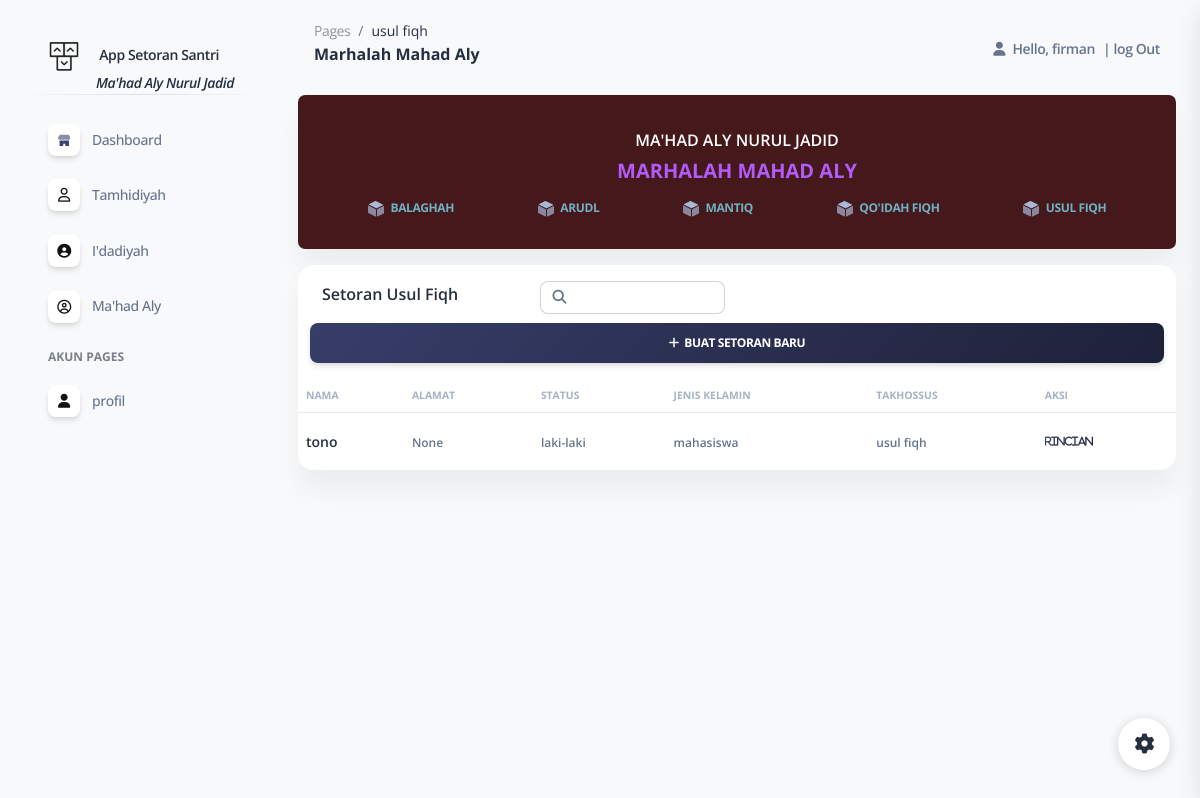
/usul (signed in), run on the app's committed database.
### appstor/models.py (models this page shows, shortened)
class Santri(models.Model):
    jenis={
        ('laki-laki','laki-laki'),
        ('perempuan','perempuan')
     }
    statusp={
        ('siswa','siswa'),
        ('mahasiswa','mahasiswa'),
        ('salaf','salaf')
     }
    marhalah={
        ('Tamhidiyah','Tamhidiyah'),
        ('Idadiyah','Idadiyah'),
        ('Mahad Aly','Mahad Aly'),
     }
    jns={
        ('nubzah','nubzah'),
        ('fathul qorib','fathul qorib'),
        ('fathul muin','fathul muin'),
        ('faroid','faroid'),
        ('arudl','arudl'),
        ('mantiq','mantiq'),
        ('balaghoh','balaghoh'),
        ('qowaid fiqh','qowaid fiqh'),
        ('usul fiqh','usul fiqh'),
     }
    nama = models.CharField(max_length=200, blank=False, null=True)
    alamat = models.CharField( max_length=200, blank=True, null=True)
    status = models.CharField(choices=statusp, max_length=200, blank=True, null=True)
    jk = models.CharField(choices=jenis, max_length=20, blank=True, null=True)
    marhalah= models.CharField(choices=marhalah, max_length=30, blank=True, null=True)
    takhossus = models.CharField(choices=jns, max_length=30, blank=True, null=True)

### appstor/views.py (the view)
@login_required(login_url='login')
def usul(request):
    list_usul = Santri.objects.all()
    filterusul = list_usul.filter(takhossus ='usul fiqh')
    filter_santri = SantriFilter(request.GET, queryset=filterusul)
    filterusul =filter_santri.qs
    context = {
        'judul' : 'Marhalah Mahad Aly',
        'menu': 'usul',
        'page': 'usul fiqh',
        'usul': filterusul,
        'filter_data_santri': filter_santri,
    }
    return render(request, 'data/usulfiqh.html', context)

### appstor/templates/data/usulfiqh.html (shortened to what this page needs)
{% extends "data/main.html" %}
{% block content %}
{% load static %}
{% load widget_tweaks %}
<div class="container-fluid">
  <div class="col-lg-0 mb-lg-0 mb-2">
    <div class="card">
      <div  style="background-color:rgba(63, 17, 20, 0.968); "  class="card-body p-20 badge mt-0 w-100 me-4">
        <div class="row">
          <div class="col-lg-0">
            <div class=" flex-column h-50">
              <p class="mb-1 pt-2 text-bold">ma'had aly nurul jadid</p>
              <h5 class="font-weight-bolder " style="color:rgb(178, 91, 250);">{{ judul}}</h5>
              <div class="row gx-4">
                <div class="col-lg-0 col-md-0 my-sm-auto align-items-center me-sm-0 mx-auto mt-0">
                  <div class="nav-wrapper background-position-y  end-0">
                    <ul class="nav nav-pills nav-fill p-1 bg-transparent">
                      <li class="nav-item">
                        <a class="nav-link mb-0 px-0 py-1 " data-bs-toggle="url" href="{% url 'balagoh' %}"
                          aria-controls="overview" aria-selected="true">
                          <span class="ms-1" style="color:#70b1c3;">Balaghah</span>
                        </a>
                      </li>
                      <li class="nav-item">
                        <a class="nav-link mb-0 px-0 py-1 " data-bs-toggle="url" href="{% url 'arudl' %}"
                          aria-controls="dashboard" aria-selected="false">
                          <span class="ms-1" style="color:#70b1c3;">arudl</span>
                        </a>
                      </li>
                      <li class="nav-item">
                        <a class="nav-link mb-0 px-0 py-1 " data-bs-toggle="url" href="{% url 'mantiq' %}"
                          aria-controls="dashboard" aria-selected="false">
                          <span class="ms-1" style="color:#70b1c3;">Mantiq</span>
                        </a>
                      </li>
                      <li class="nav-item">
                        <a class="nav-link mb-0 px-0 py-1 " data-bs-toggle="url" href="{% url 'qowaid' %}"
                          aria-controls="dashboard" aria-selected="false">
                          <span class="ms-1" style="color:#70b1c3;">Qo'idah Fiqh</span>
                        </a>
                      </li>
                      <li class="nav-item">
                        <a class="nav-link mb-0 px-0 py-1 " data-bs-toggle="url" href="{% url 'usul' %}"
                          aria-controls="dashboard" aria-selected="false">
                          <span class="ms-1" style="color:#70b1c3;">Usul Fiqh</span>
                        </a>
                      </li>
                    </ul>
                  </div>
                </div>
              </div>
            </div>
          </div>
        </div>
      </div>
    </div>
  </div>
<div class="row mt-3">
  <div class="col-12">
    <div class="card mb-4">
      <div class="ms-4 mt-3  pe-md-3 d-flex align-items-center">
        <div class="me-md-2 w-25">
          <h6>Setoran Usul Fiqh</h6>
        </div>
  <form method="get">
      <div class="row  text-sm  w-600 ">
               <div class="col input-group " style="width: 100;" aria-placeholder="cari nama">
              <span class="input-group-text text-body"><i class="fas fa-search" aria-hidden="true"
                      aria-placeholder="nama"></i></span>
              {{ filter_data_santri.form.nama | add_class:"form-control form-control-sm"}}
          </div>
      </div>
  </form>
      </div>
      <div class="position-relative width-20px bg-cover top-0 width-20 ms-4 mb-3 mt-2 me-4 mx-0 ">
        <div class="row">
            <a class="btn bg-gradient-dark mb-0" href="{% url 'setorbaru' %}"><i
                    class="fas fa-plus"></i>&nbsp;&nbsp;buat setoran baru</a>
        </div>
    </div>
    <div class="card-body px-0 pt-0 pb-0">
        <div class="table-responsive p-0">
            <table class="table align-items-center justify-content-center mb-0">
                <thead>
                    <tr>
                        <td
                            class="text-uppercase text-secondary text-xxs font-weight-bolder opacity-7 ms-2 ps-2">
                              Nama</td>
                        <td
                            class="text-uppercase text-secondary text-xxs font-weight-bolder opacity-7 ps-2">
                            alamat</td>
                        <td
                            class="text-uppercase text-secondary text-xxs font-weight-bolder  opacity-7 me-sm-1 ps-2">
                            status</td>
                        <td
                            class="text-uppercase text-secondary text-xxs font-weight-bolder  opacity-7 me-sm-1 ps-2">
                            Jenis kelamin</td>
                        <td
                            class="text-uppercase text-secondary text-xxs font-weight-bolder  opacity-7 me-sm-1 ps-2">
                            takhossus</td>
                        <td
                            class="text-uppercase text-secondary text-xxs font-weight-bolder  opacity-7 ps-2">
                            aksi</td>
                    </tr>
                </thead>
                <tbody>
                  {% for datanubzah in usul %}
                  <tr>
                      <td>
                          <div class="d-flex px-0">
                              <div class="my-auto">
                                  <h6 class="mb-0 text-sm"> {{ datanubzah.nama }}</h6>
                              </div>
                          </div>
                      </td>
                      <td>
                          <span class="text-xs font-weight-bold"> {{ datanubzah.alamat }}</span>
                      </td>
                      <td>
                          <span class="text-xs font-weight-bold"> {{ datanubzah.jk }}</span>
                      </td>
                      <td>
                          <span class="text-xs font-weight-bold"> {{ datanubzah.status }}</span>
                      </td>
                      <td> <span class="text-xs font-weight-bold"> {{ datanubzah.takhossus}}</span>
                      </td>
                      <td class="align-items-center">
                          <div class="ms-sm-0">
                              <a class="btn btn-link text-dark text-gradient px-0 mb-0"
                                  href="{% url 'strusul' datanubzah.id %}"><i class="fa fa-view text-xxs me-0"
                                      aria-hidden="true">rincian</i></a>
                          </div>
                      </td>
                  </tr>
                  </tr>{% endfor %}
              </tbody>
          </table>
        </div>
      </div>
    </div>
  </div>
</div>
{% endblock content %}

### appstor/templates/data/navbar.html (shortened to what this page needs)
{% load static %}
<!DOCTYPE html>
<html lang="en">
    <nav class="navbar navbar-main navbar-expand-lg px-0 mx-4 shadow-none border-radius-xl" id="navbarBlur" navbar-scroll="true">
        <div class="container-fluid py-1 px-3">
          <nav aria-label="breadcrumb">
            <ol class="breadcrumb bg-transparent mb-0 pb-0 pt-1 px-0 me-sm-6 me-5">
              <li class="breadcrumb-item text-sm"><a class="opacity-5 text-dark" href="javascript:;">Pages</a></li>
              <li class="breadcrumb-item text-sm text-dark active" aria-current="page">{{ page}}</li>
            </ol>
            <h6 class="font-weight-bolder mb-lg-3">{{ judul }}</h6>
          </nav>
          <div class="collapse navbar-collapse mt-sm-0 mt-2 me-md-0 me-sm-4" id="navbar">
            <ul class="navbar-nav  justify-content-end">
                <li class="nav-item d-flex align-items-center">
                    <a href="javascript:;" class="nav-link text-body font-weight-bold px-0">
                        <i class="fa fa-user me-sm-1"></i>
                        <span class="me-2 d-sm-inline d-none">Hello, {{ request.user }}</span>
                    </a>
                </li>
                {% if user.is_authenticated %}
                <li class="nav-item  d-flex align-items-center">
                    <a href="{% url 'logout' %}" class="nav-link text-body font-weight-bold px-0">
                    |
                        <span class="d-sm-inline M17 d-none">log Out</span>
                    </a>
                </li>
                {% endif %}
            </ul>
        </div>
    </div>
</nav>
</html>

### data on the page
Santri: takhossus "usul fiqh", nama "tono", alamat "None", jk "laki-laki", status "mahasiswa"

### other printed values
{{ judul }} "Marhalah Mahad Aly"
{{ request.user }} "firman"
{{ judul }} "MARHALAH MAHAD ALY"
